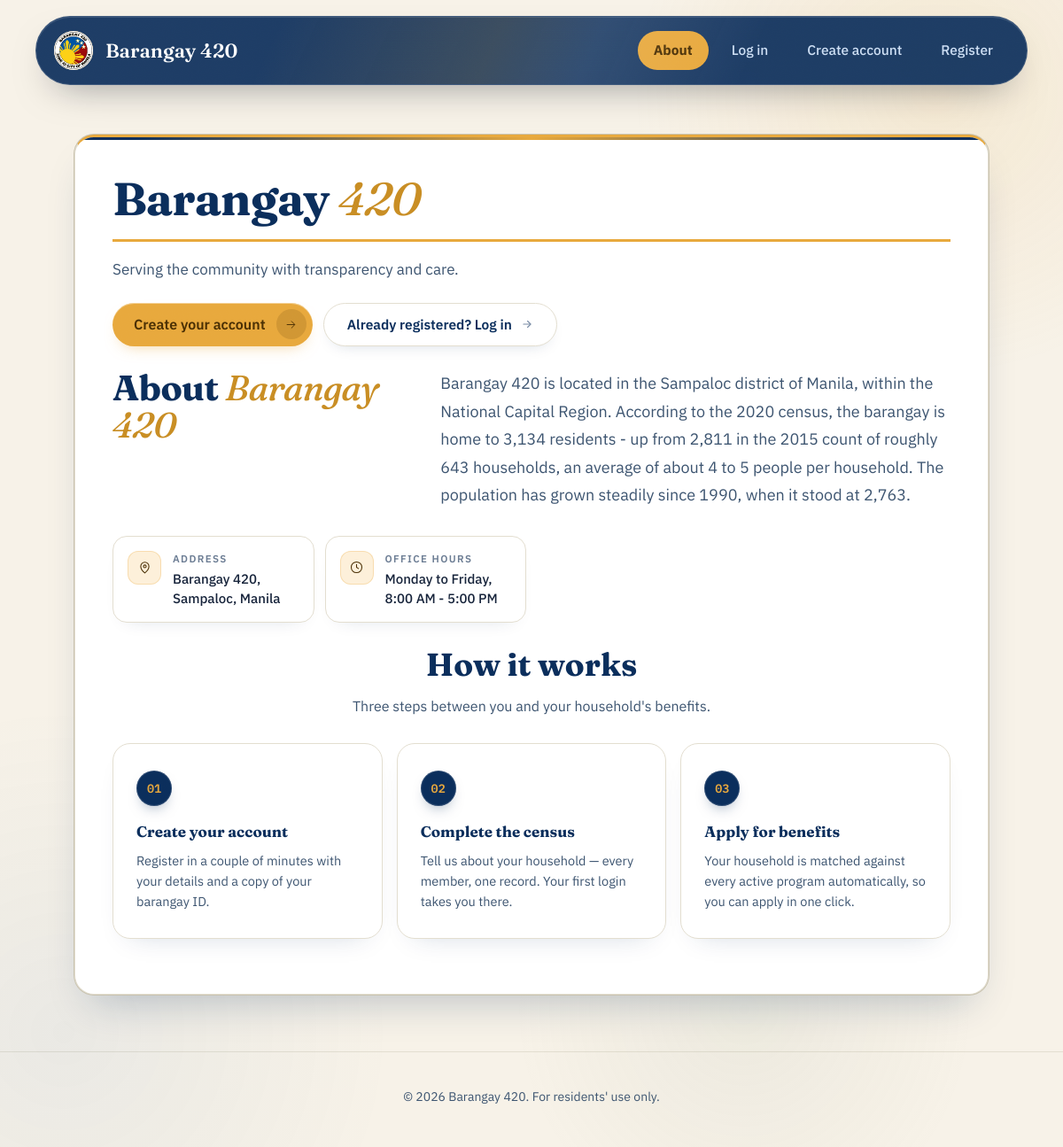
/resident/index.php, run on the app's committed database.
### tables this page shows
CREATE TABLE IF NOT EXISTS barangay_info (
    info_id          INT PRIMARY KEY,
    tagline          VARCHAR(255) NULL,
    about_text       TEXT NULL,
    address          VARCHAR(255) NULL,
    office_hours     VARCHAR(255) NULL,
    contact_number   VARCHAR(20) NULL,
    contact_email    VARCHAR(150) NULL,
    punong_barangay  VARCHAR(150) NULL,
    updated_by       INT NULL,
    updated_at       DATETIME NULL
);

### resident/includes/session.php (called while the page is built, shortened)
<?php
function resident_is_logged_in(): bool {
    return isset($_SESSION['resident_id']);
}

### shared/functions.php (called while the page is built, shortened)
<?php
function e(string $value): string {
    return htmlspecialchars($value, ENT_QUOTES, 'UTF-8');
}

### resident/index.php (the view, shortened to what this page needs)
<?php
require_once __DIR__ . '/includes/session.php';
require_once __DIR__ . '/../shared/functions.php';
$activePage = 'about';
$pdo = get_db_connection();
$info = $pdo->query('SELECT * FROM barangay_info WHERE info_id = 1')->fetch() ?: [];
$officials = $pdo->query('SELECT * FROM barangay_officials ORDER BY display_order ASC, full_name ASC')->fetchAll();
$loggedIn = resident_is_logged_in();
function render_about_content(array $info, array $officials): void {
    ?>
    <section class="home-heading" style="--d:0.05s">
      <h1>Barangay <em>420</em></h1>
      <?php if (!empty($info['tagline'])): ?>
        <p><?= e($info['tagline']) ?></p>
      <?php endif; ?>
      <div class="home-cta">
        <?php if (resident_is_logged_in()): ?>
          <a href="dashboard.php" class="btn-accent">View my benefits
            <span class="btn-accent-icon"><svg viewBox="0 0 24 24" fill="none" stroke="currentColor" stroke-width="1.5" stroke-linecap="round" stroke-linejoin="round"><path d="M5 12h13"/><path d="m13 6 6 6-6 6"/></svg></span>
          </a>
          <a href="events.php" class="btn-ghost">Upcoming events</a>
        <?php else: ?>
          <a href="register.php" class="btn-accent">Create your account
            <span class="btn-accent-icon"><svg viewBox="0 0 24 24" fill="none" stroke="currentColor" stroke-width="1.5" stroke-linecap="round" stroke-linejoin="round"><path d="M5 12h13"/><path d="m13 6 6 6-6 6"/></svg></span>
          </a>
          <a href="login.php" class="btn-ghost">Already registered? Log in</a>
        <?php endif; ?>
      </div>
    </section>
    <section id="about" class="programs-preview about-section" style="--d:0.15s">
      <div class="about-head">
        <h2>About <em>Barangay 420</em></h2>
        <?php if (!empty($info['about_text'])): ?>
          <p class="about-lead"><?= e($info['about_text']) ?></p>
        <?php endif; ?>
      </div>
      <div class="about-info-grid">
        <?php if (!empty($info['address'])): ?>
          <div class="about-info-card">
            <span class="about-info-icon"><svg viewBox="0 0 24 24" fill="none" stroke="currentColor" stroke-width="1.5" stroke-linecap="round" stroke-linejoin="round"><path d="M12 21s-6.5-5.1-6.5-10.4A6.5 6.5 0 0 1 12 4a6.5 6.5 0 0 1 6.5 6.6C18.5 15.9 12 21 12 21Z"/><circle cx="12" cy="10.5" r="2.2"/></svg></span>
            <div><strong>Address</strong><span class="about-info-value"><?= e($info['address']) ?></span></div>
          </div>
        <?php endif; ?>
        <?php if (!empty($info['office_hours'])): ?>
          <div class="about-info-card">
            <span class="about-info-icon"><svg viewBox="0 0 24 24" fill="none" stroke="currentColor" stroke-width="1.5" stroke-linecap="round" stroke-linejoin="round"><circle cx="12" cy="12" r="8.5"/><path d="M12 7.5V12l3 2"/></svg></span>
            <div><strong>Office hours</strong><span class="about-info-value"><?= e($info['office_hours']) ?></span></div>
          </div>
        <?php endif; ?>
      </div>
    </section>
    <section class="steps-band" style="--d:0.2s">
      <div class="steps-band-head">
        <h2>How it works</h2>
        <p>Three steps between you and your household's benefits.</p>
      </div>
      <div class="steps-grid">
        <article class="step-card">
          <span class="step-num">01</span>
          <h3>Create your account</h3>
          <p>Register in a couple of minutes with your details and a copy of your barangay ID.</p>
        </article>
        <article class="step-card">
          <span class="step-num">02</span>
          <h3>Complete the census</h3>
          <p>Tell us about your household &mdash; every member, one record. Your first login takes you there.</p>
        </article>
        <article class="step-card">
          <span class="step-num">03</span>
          <h3>Apply for benefits</h3>
          <p>Your household is matched against every active program automatically, so you can apply in one click.</p>
        </article>
      </div>
    </section>
    <?php
}
?>
<!DOCTYPE html>
<html lang="en">
<head>
<?php include __DIR__ . '/partials/head.php'; ?>
</head>
<body>
<?php if ($loggedIn): ?>
  <!-- Logged-in residents get the sidebar, same as every other page
       inside the portal - the sidebar only ever appears once there's an
       account to navigate around with. -->
  <?php include __DIR__ . '/partials/sidebar-start.php'; ?>
    <?php render_about_content($info, $officials); ?>
  <?php include __DIR__ . '/partials/sidebar-end.php'; ?>
<?php else: ?>
  <?php include __DIR__ . '/partials/header.php'; ?>
  <main class="auth-page">
    <div class="auth-card about-card">
      <?php render_about_content($info, $officials); ?>
    </div>
  </main>
  <?php include __DIR__ . '/partials/footer.php'; ?>
<?php endif; ?>
</body>
</html>

### resident/partials/head.php (shortened to what this page needs)
<link rel="stylesheet" href="assets/css/style.css">

### resident/partials/header.php (shortened to what this page needs)
<header class="site-header">
  <div class="site-header-inner">
    <a href="index.php" class="brand">
      <span class="brand-badge"><img src="../images/logo.png" alt="Barangay 420 logo"></span>
      <span class="brand-name">Barangay 420</span>
    </a>
    <nav class="site-nav">
      <?php if (resident_is_logged_in()): ?>
        <a href="index.php#programs">Programs</a>
        <a href="events.php">Events</a>
        <a href="index.php#about">About</a>
        <a href="dashboard.php">My Benefits</a>
        <a href="profile.php">My Profile</a>
        <a href="logout.php" class="btn-pill btn-logout">Log out</a>
      <?php else: ?>
        <a href="index.php" class="<?= ($activePage ?? '') === 'about' ? 'site-nav-active' : '' ?>">About</a>
        <a href="login.php" class="<?= ($activePage ?? '') === 'login' ? 'site-nav-active' : '' ?>">Log in</a>
        <a href="create-account.php" class="<?= ($activePage ?? '') === 'create-account' ? 'site-nav-active' : '' ?>">Create account</a>
        <a href="register.php" class="<?= ($activePage ?? '') === 'register' ? 'site-nav-active' : '' ?>">Register</a>
      <?php endif; ?>
    </nav>
  </div>
</header>

### resident/partials/footer.php (shortened to what this page needs)
<footer class="site-footer">
  <p>&copy; <?= date('Y') ?> Barangay 420. For residents' use only.</p>
</footer>

### resident/index.php (style rules this page uses)
.home-heading h1 em, .about-head h2 em { font-style: italic; color: #C98E24; font-weight: 500; }
.home-cta { display: flex; gap: 12px; flex-wrap: wrap; margin-top: 24px; }
.home-cta .btn-accent { margin-top: 0; }
.btn-ghost { display: inline-flex; align-items: center; gap: 10px; padding: 12px 26px; border-radius: 999px; background: #fff; color: #0B2E5C; font-weight: 600; font-size: 15.5px; text-decoration: none; border: 1px solid #E3DED0; box-shadow: inset 0 1px 0 rgba(255,255,255,0.9), 0 8px 18px -12px rgba(11,46,92,0.25); transition: transform 0.45s cubic-bezier(0.32,0.72,0,1), box-shadow 0.45s cubic-bezier(0.32,0.72,0,1), border-color 0.45s cubic-bezier(0.32,0.72,0,1); }
.btn-ghost::after { content: ''; flex: none; width: 14px; height: 14px; opacity: 0.55; transition: transform 0.5s cubic-bezier(0.32,0.72,0,1), opacity 0.4s cubic-bezier(0.32,0.72,0,1); }
.about-head { display: grid; grid-template-columns: minmax(0, 0.85fr) minmax(0, 1.5fr); gap: 44px; align-items: start; margin-top: 6px; }
.about-head h2 { font-size: clamp(28px, 3.4vw, 40px); line-height: 1.06; letter-spacing: -0.015em; margin: 0; }
.about-lead { font-size: 18px; line-height: 1.75; color: #3C5470; margin: 0; }
.about-info-grid { display: grid; grid-template-columns: repeat(4, minmax(0, 1fr)); gap: 12px; margin-top: 30px; }
.about-info-card { display: flex; gap: 13px; align-items: flex-start; background: #fff; border: 1px solid #E3DED0; border-radius: 16px; padding: 16px; box-shadow: inset 0 1px 0 rgba(255,255,255,0.85), 0 10px 22px -16px rgba(11,46,92,0.2); transition: transform 0.45s cubic-bezier(0.32,0.72,0,1), box-shadow 0.45s cubic-bezier(0.32,0.72,0,1); }
.about-info-icon { flex: none; width: 38px; height: 38px; border-radius: 12px; background: #FDF0DA; color: #4A2F04; display: flex; align-items: center; justify-content: center; box-shadow: inset 0 0 0 1px rgba(232,169,61,0.28); transition: transform 0.5s cubic-bezier(0.32,0.72,0,1); }
.about-info-icon svg { width: 17px; height: 17px; }
.about-info-card strong { display: block; font-size: 11.5px; font-weight: 600; letter-spacing: 0.12em; text-transform: uppercase; color: #6B7C93; }
.about-info-value { display: block; margin-top: 4px; font-size: 15px; font-weight: 500; color: #16233A; line-height: 1.45; }
.steps-band { max-width: 1080px; margin: 0 auto; padding: 8px 24px 72px; }
.steps-band-head { text-align: center; margin-bottom: 30px; }
.steps-band-head h2 { font-size: clamp(26px, 3.2vw, 36px); margin-bottom: 8px; }
.steps-band-head p { color: #3C5470; font-size: 16px; margin: 0; }
.steps-grid { display: grid; grid-template-columns: repeat(3, minmax(0, 1fr)); gap: 16px; }
.step-card { background: #fff; border: 1px solid #E3DED0; border-radius: 20px; padding: 30px 26px; box-shadow: inset 0 1px 0 rgba(255,255,255,0.85), 0 14px 30px -20px rgba(11,46,92,0.22); transition: transform 0.5s cubic-bezier(0.32,0.72,0,1), box-shadow 0.5s cubic-bezier(0.32,0.72,0,1); }
.step-num { display: inline-flex; align-items: center; justify-content: center; width: 40px; height: 40px; border-radius: 50%; background: #0B2E5C; color: #E8A93D; font-family: 'IBM Plex Mono', ui-monospace, Menlo, monospace; font-size: 13.5px; font-weight: 600; box-shadow: inset 0 0 0 1px rgba(255,255,255,0.14), 0 8px 16px -8px rgba(11,46,92,0.5); transition: transform 0.5s cubic-bezier(0.32,0.72,0,1); }
.step-card h3 { font-size: 17px; color: #0B2E5C; margin: 16px 0 8px; }
.step-card p { font-size: 14.5px; color: #3C5470; line-height: 1.6; margin: 0; }
.about-card { max-width: 1080px; }
.about-card .home-heading, .about-card .programs-preview, .about-card .steps-band { max-width: none; margin: 0; padding: 0 0 20px; }
.about-card .home-heading:first-child { padding-top: 0; }
.about-card .home-heading h1 { font-size: clamp(36px, 6vw, 52px); line-height: 1.05; letter-spacing: -0.015em; padding-bottom: 18px; border-bottom: 3px solid #E8A93D; margin-bottom: 18px; }
.about-card .home-heading p { font-size: 17px; }

### data on the page
barangay_info: tagline "Serving the community with transparency and care.", about_text "Barangay 420 is located in the Sampaloc district of Manila, within the National Capital Region. According to the 2020 census, the barangay is home to 3,134 residents - up from 2,811 in the 2015 count of roughly 643 households, an average of about 4 to 5 people per household. The population has grown steadily since 1990, when it stood at 2,763.", address "Barangay 420, Sampaloc, Manila", office_hours "Monday to Friday, 8:00 AM - 5:00 PM"
